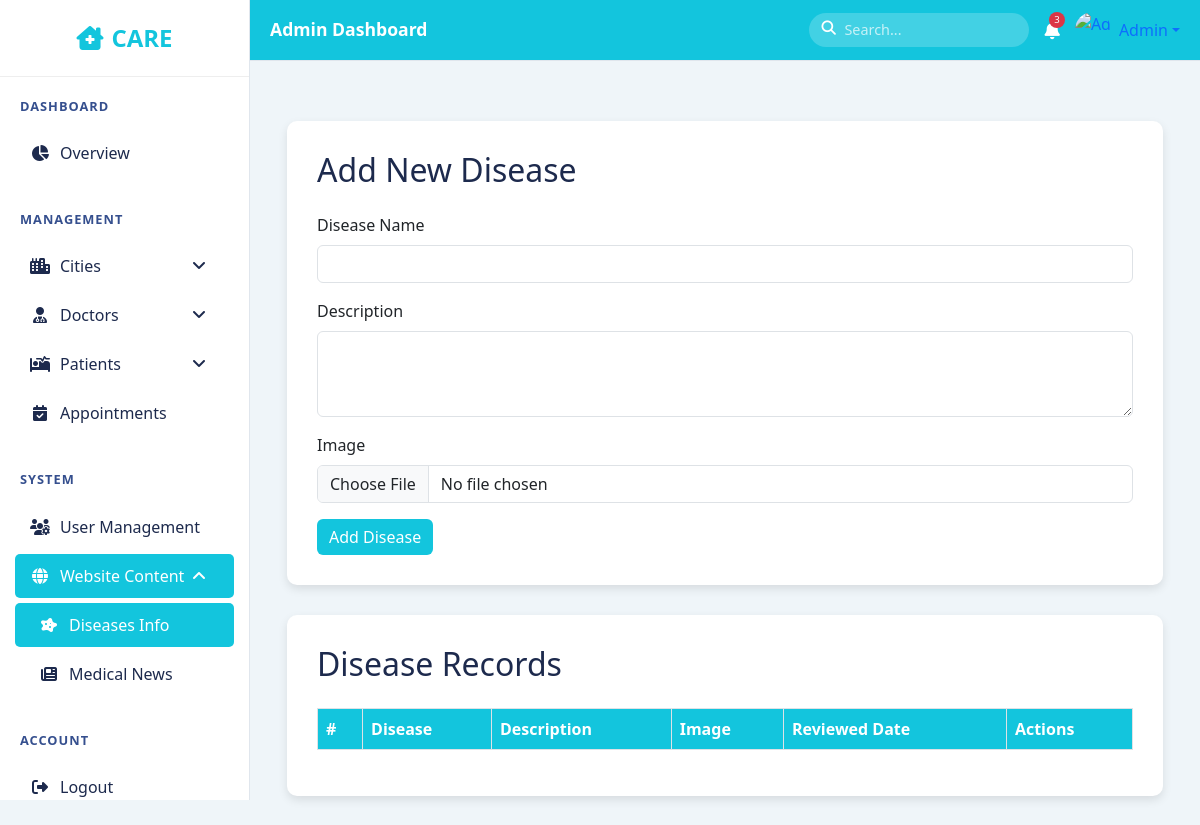
Before: /diseases_info.php with the older database file.
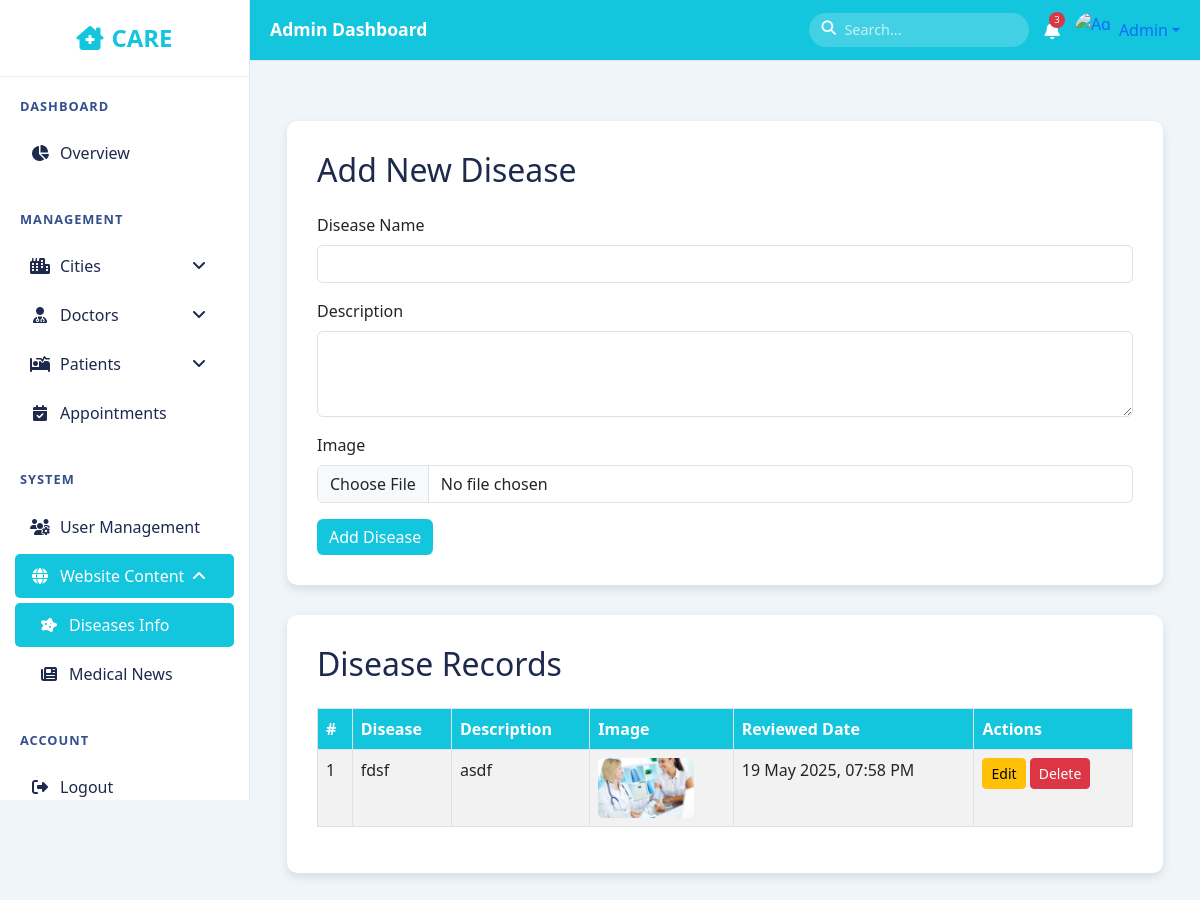
After: the same page with the newer database file.
### tables this page shows
CREATE TABLE `diseases` (
  `id` int(11) NOT NULL,
  `name` varchar(255) NOT NULL,
  `description` text NOT NULL,
  `image` varchar(255) DEFAULT NULL,
  `reviewed_date` datetime DEFAULT current_timestamp() ON UPDATE current_timestamp()
);

### diseases_info.php (the view, shortened to what the changed rows need)
<?php
include("db.php");
$conn->query("CREATE TABLE IF NOT EXISTS diseases (
    id INT AUTO_INCREMENT PRIMARY KEY,
    name VARCHAR(255) NOT NULL,
    description TEXT NOT NULL,
    image VARCHAR(255) DEFAULT NULL,
    reviewed_date DATETIME DEFAULT CURRENT_TIMESTAMP ON UPDATE CURRENT_TIMESTAMP
);");
$edit_mode = false;
?>
<!DOCTYPE html>
<html lang="en">
<head>
    <link href="https://cdn.jsdelivr.net/npm/bootstrap@5.3.0/dist/css/bootstrap.min.css" rel="stylesheet">
    <link href="https://cdnjs.cloudflare.com/ajax/libs/font-awesome/6.4.0/css/all.min.css" rel="stylesheet">
</head>
<body>
<div class="wrapper">
    <div class="main-content">
        <div class="content-wrapper">
            <div class="container">
    <div class="form-section">
        <h2 class="mb-4"><?= $edit_mode ? "Edit Disease" : "Add New Disease" ?></h2>
    </div>
    <div class="table-section">
        <h2 class="mb-4">Disease Records</h2>
        <table class="table table-bordered table-striped">
            <thead>
                <tr>
                    <th>#</th>
                    <th>Disease</th>
                    <th>Description</th>
                    <th>Image</th>
                    <th>Reviewed Date</th>
                    <th>Actions</th>
                </tr>
            </thead>
            <tbody>
            <?php
            $result = $conn->query("SELECT * FROM diseases ORDER BY reviewed_date DESC");
            while ($row = $result->fetch_assoc()):
            ?>
                <tr>
                    <td><?= $row['id'] ?></td>
                    <td><?= $row['name'] ?></td>
                    <td><?= $row['description'] ?></td>
                    <td>
                        <?php if ($row['image']): ?>
                            <img src="<?= $row['image'] ?>" alt="Disease Image">
                        <?php else: ?>
                            No Image
                        <?php endif; ?>
                    </td>
                    <td><?= date('d M Y, h:i A', strtotime($row['reviewed_date'])) ?></td>
                    <td>
                        <a href="?edit=<?= $row['id'] ?>" class="btn btn-sm btn-warning">Edit</a>
                        <a href="?delete=<?= $row['id'] ?>" class="btn btn-sm btn-danger" onclick="return confirm('Are you sure to delete?')">Delete</a>
                    </td>
                </tr>
            <?php endwhile; ?>
            </tbody>
        </table>
    </div>
</div>
        </div>
    </div>
</div>
</body>
</html>

Changed rows visible on the page:
added diseases: id "1", name "fdsf", description "asdf", image (picture), reviewed_date "19 May 2025, 07:58 PM"
